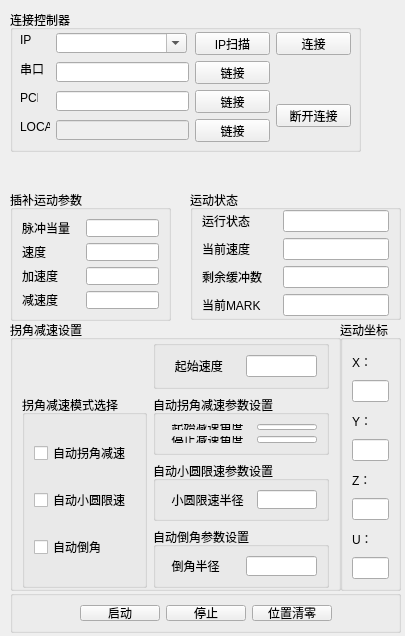
<?xml version="1.0" encoding="UTF-8"?>
<ui version="4.0">
 <class>Form</class>
 <widget class="QWidget" name="Form">
  <property name="geometry">
   <rect>
    <x>0</x>
    <y>0</y>
    <width>405</width>
    <height>636</height>
   </rect>
  </property>
  <property name="windowTitle">
   <string>Form</string>
  </property>
  <widget class="QGroupBox" name="groupBox_10">
   <property name="geometry">
    <rect>
     <x>340</x>
     <y>320</y>
     <width>61</width>
     <height>271</height>
    </rect>
   </property>
   <property name="title">
    <string>运动坐标</string>
   </property>
   <layout class="QVBoxLayout" name="verticalLayout_2">
    <item>
     <widget class="QLabel" name="label_16">
      <property name="text">
       <string>X：</string>
      </property>
     </widget>
    </item>
    <item>
     <widget class="QLineEdit" name="edit_State_X">
      <property name="readOnly">
       <bool>true</bool>
      </property>
     </widget>
    </item>
    <item>
     <widget class="QLabel" name="label_17">
      <property name="text">
       <string>Y：</string>
      </property>
     </widget>
    </item>
    <item>
     <widget class="QLineEdit" name="edit_State_Y">
      <property name="readOnly">
       <bool>true</bool>
      </property>
     </widget>
    </item>
    <item>
     <widget class="QLabel" name="label_18">
      <property name="text">
       <string>Z：</string>
      </property>
     </widget>
    </item>
    <item>
     <widget class="QLineEdit" name="edit_State_Z">
      <property name="readOnly">
       <bool>true</bool>
      </property>
     </widget>
    </item>
    <item>
     <widget class="QLabel" name="label_19">
      <property name="text">
       <string>U：</string>
      </property>
     </widget>
    </item>
    <item>
     <widget class="QLineEdit" name="edit_State_U">
      <property name="readOnly">
       <bool>true</bool>
      </property>
     </widget>
    </item>
   </layout>
  </widget>
  <widget class="QGroupBox" name="groupBox_2">
   <property name="geometry">
    <rect>
     <x>190</x>
     <y>190</y>
     <width>211</width>
     <height>130</height>
    </rect>
   </property>
   <property name="title">
    <string>运动状态</string>
   </property>
   <layout class="QGridLayout" name="gridLayout">
    <property name="topMargin">
     <number>0</number>
    </property>
    <property name="bottomMargin">
     <number>0</number>
    </property>
    <item row="0" column="0">
     <widget class="QLabel" name="label_5">
      <property name="text">
       <string>运行状态        </string>
      </property>
     </widget>
    </item>
    <item row="0" column="1">
     <widget class="QLineEdit" name="edit_State_Run">
      <property name="readOnly">
       <bool>true</bool>
      </property>
     </widget>
    </item>
    <item row="1" column="0">
     <widget class="QLabel" name="label_6">
      <property name="text">
       <string>当前速度</string>
      </property>
     </widget>
    </item>
    <item row="1" column="1">
     <widget class="QLineEdit" name="edit_State_Speed">
      <property name="readOnly">
       <bool>true</bool>
      </property>
     </widget>
    </item>
    <item row="2" column="0">
     <widget class="QLabel" name="label_7">
      <property name="text">
       <string>剩余缓冲数</string>
      </property>
     </widget>
    </item>
    <item row="2" column="1">
     <widget class="QLineEdit" name="edit_State_Rem">
      <property name="readOnly">
       <bool>true</bool>
      </property>
     </widget>
    </item>
    <item row="3" column="0">
     <widget class="QLabel" name="label_8">
      <property name="text">
       <string>当前MARK</string>
      </property>
     </widget>
    </item>
    <item row="3" column="1">
     <widget class="QLineEdit" name="edit_State_Mark">
      <property name="readOnly">
       <bool>true</bool>
      </property>
     </widget>
    </item>
   </layout>
  </widget>
  <widget class="QGroupBox" name="groupBox_11">
   <property name="geometry">
    <rect>
     <x>10</x>
     <y>590</y>
     <width>391</width>
     <height>43</height>
    </rect>
   </property>
   <property name="title">
    <string/>
   </property>
   <layout class="QHBoxLayout" name="horizontalLayout_4">
    <item>
     <spacer name="horizontalSpacer">
      <property name="orientation">
       <enum>Qt::Horizontal</enum>
      </property>
      <property name="sizeHint" stdset="0">
       <size>
        <width>40</width>
        <height>20</height>
       </size>
      </property>
     </spacer>
    </item>
    <item>
     <widget class="QPushButton" name="btn_Run">
      <property name="text">
       <string>启动</string>
      </property>
     </widget>
    </item>
    <item>
     <widget class="QPushButton" name="btn_Stop">
      <property name="text">
       <string>停止</string>
      </property>
     </widget>
    </item>
    <item>
     <widget class="QPushButton" name="btn_clear">
      <property name="text">
       <string>位置清零</string>
      </property>
     </widget>
    </item>
    <item>
     <spacer name="horizontalSpacer_2">
      <property name="orientation">
       <enum>Qt::Horizontal</enum>
      </property>
      <property name="sizeHint" stdset="0">
       <size>
        <width>40</width>
        <height>20</height>
       </size>
      </property>
     </spacer>
    </item>
   </layout>
  </widget>
  <widget class="QGroupBox" name="groupBox_4">
   <property name="geometry">
    <rect>
     <x>10</x>
     <y>190</y>
     <width>161</width>
     <height>131</height>
    </rect>
   </property>
   <property name="title">
    <string>插补运动参数</string>
   </property>
   <layout class="QFormLayout" name="formLayout">
    <item row="0" column="0">
     <widget class="QLabel" name="label_14">
      <property name="text">
       <string>脉冲当量   </string>
      </property>
     </widget>
    </item>
    <item row="0" column="1">
     <widget class="QLineEdit" name="edit_Units"/>
    </item>
    <item row="1" column="0">
     <widget class="QLabel" name="label_2">
      <property name="text">
       <string>速度</string>
      </property>
     </widget>
    </item>
    <item row="1" column="1">
     <widget class="QLineEdit" name="edit_Speed"/>
    </item>
    <item row="2" column="0">
     <widget class="QLabel" name="label_3">
      <property name="text">
       <string>加速度</string>
      </property>
     </widget>
    </item>
    <item row="2" column="1">
     <widget class="QLineEdit" name="edit_Accel"/>
    </item>
    <item row="3" column="0">
     <widget class="QLabel" name="label_4">
      <property name="text">
       <string>减速度</string>
      </property>
     </widget>
    </item>
    <item row="3" column="1">
     <widget class="QLineEdit" name="edit_Decel"/>
    </item>
   </layout>
  </widget>
  <widget class="QGroupBox" name="groupBox">
   <property name="geometry">
    <rect>
     <x>10</x>
     <y>10</y>
     <width>351</width>
     <height>142</height>
    </rect>
   </property>
   <property name="sizePolicy">
    <sizepolicy hsizetype="Preferred" vsizetype="Fixed">
     <horstretch>0</horstretch>
     <verstretch>0</verstretch>
    </sizepolicy>
   </property>
   <property name="title">
    <string>连接控制器</string>
   </property>
   <widget class="QLabel" name="label">
    <property name="geometry">
     <rect>
      <x>10</x>
      <y>22</y>
      <width>16</width>
      <height>16</height>
     </rect>
    </property>
    <property name="sizePolicy">
     <sizepolicy hsizetype="Fixed" vsizetype="Preferred">
      <horstretch>0</horstretch>
      <verstretch>0</verstretch>
     </sizepolicy>
    </property>
    <property name="text">
     <string>IP</string>
    </property>
   </widget>
   <widget class="QComboBox" name="comboBox">
    <property name="geometry">
     <rect>
      <x>46</x>
      <y>23</y>
      <width>131</width>
      <height>20</height>
     </rect>
    </property>
    <property name="sizePolicy">
     <sizepolicy hsizetype="Fixed" vsizetype="Fixed">
      <horstretch>0</horstretch>
      <verstretch>0</verstretch>
     </sizepolicy>
    </property>
    <property name="editable">
     <bool>true</bool>
    </property>
    <property name="currentText">
     <string/>
    </property>
   </widget>
   <widget class="QPushButton" name="btn_close">
    <property name="geometry">
     <rect>
      <x>266</x>
      <y>94</y>
      <width>75</width>
      <height>23</height>
     </rect>
    </property>
    <property name="sizePolicy">
     <sizepolicy hsizetype="Fixed" vsizetype="Fixed">
      <horstretch>0</horstretch>
      <verstretch>0</verstretch>
     </sizepolicy>
    </property>
    <property name="text">
     <string>断开连接</string>
    </property>
   </widget>
   <widget class="QPushButton" name="btn_open">
    <property name="geometry">
     <rect>
      <x>266</x>
      <y>22</y>
      <width>75</width>
      <height>23</height>
     </rect>
    </property>
    <property name="sizePolicy">
     <sizepolicy hsizetype="Fixed" vsizetype="Fixed">
      <horstretch>0</horstretch>
      <verstretch>0</verstretch>
     </sizepolicy>
    </property>
    <property name="text">
     <string>连接</string>
    </property>
   </widget>
   <widget class="QPushButton" name="btn_ip_scan">
    <property name="geometry">
     <rect>
      <x>185</x>
      <y>22</y>
      <width>75</width>
      <height>23</height>
     </rect>
    </property>
    <property name="text">
     <string>IP扫描</string>
    </property>
   </widget>
   <widget class="QPushButton" name="btn_com">
    <property name="geometry">
     <rect>
      <x>185</x>
      <y>51</y>
      <width>75</width>
      <height>23</height>
     </rect>
    </property>
    <property name="text">
     <string>链接</string>
    </property>
   </widget>
   <widget class="QLabel" name="label_24">
    <property name="geometry">
     <rect>
      <x>10</x>
      <y>109</y>
      <width>30</width>
      <height>16</height>
     </rect>
    </property>
    <property name="text">
     <string>LOCAL</string>
    </property>
   </widget>
   <widget class="QPushButton" name="btn_pci">
    <property name="geometry">
     <rect>
      <x>185</x>
      <y>80</y>
      <width>75</width>
      <height>23</height>
     </rect>
    </property>
    <property name="text">
     <string>链接</string>
    </property>
   </widget>
   <widget class="QLabel" name="label_22">
    <property name="geometry">
     <rect>
      <x>10</x>
      <y>80</y>
      <width>18</width>
      <height>16</height>
     </rect>
    </property>
    <property name="text">
     <string>PCI</string>
    </property>
   </widget>
   <widget class="QLineEdit" name="edit_pci">
    <property name="geometry">
     <rect>
      <x>46</x>
      <y>81</y>
      <width>133</width>
      <height>20</height>
     </rect>
    </property>
   </widget>
   <widget class="QLabel" name="label_23">
    <property name="geometry">
     <rect>
      <x>10</x>
      <y>51</y>
      <width>24</width>
      <height>16</height>
     </rect>
    </property>
    <property name="text">
     <string>串口</string>
    </property>
   </widget>
   <widget class="QLineEdit" name="edit_local">
    <property name="enabled">
     <bool>false</bool>
    </property>
    <property name="geometry">
     <rect>
      <x>46</x>
      <y>110</y>
      <width>133</width>
      <height>20</height>
     </rect>
    </property>
   </widget>
   <widget class="QLineEdit" name="edit_com">
    <property name="geometry">
     <rect>
      <x>46</x>
      <y>52</y>
      <width>133</width>
      <height>20</height>
     </rect>
    </property>
   </widget>
   <widget class="QPushButton" name="btn_local">
    <property name="geometry">
     <rect>
      <x>185</x>
      <y>109</y>
      <width>75</width>
      <height>23</height>
     </rect>
    </property>
    <property name="text">
     <string>链接</string>
    </property>
   </widget>
  </widget>
  <widget class="QGroupBox" name="groupBox_9">
   <property name="geometry">
    <rect>
     <x>10</x>
     <y>320</y>
     <width>331</width>
     <height>271</height>
    </rect>
   </property>
   <property name="title">
    <string>拐角减速设置</string>
   </property>
   <layout class="QGridLayout" name="gridLayout_2">
    <property name="topMargin">
     <number>0</number>
    </property>
    <property name="bottomMargin">
     <number>0</number>
    </property>
    <item row="2" column="1">
     <widget class="QGroupBox" name="groupBox_5">
      <property name="title">
       <string>自动小圆限速参数设置</string>
      </property>
      <layout class="QHBoxLayout" name="horizontalLayout_3">
       <item>
        <widget class="QLabel" name="label_11">
         <property name="text">
          <string>  小圆限速半径  </string>
         </property>
        </widget>
       </item>
       <item>
        <widget class="QLineEdit" name="edit_XiaoR"/>
       </item>
      </layout>
     </widget>
    </item>
    <item row="1" column="1">
     <widget class="QGroupBox" name="groupBox_8">
      <property name="title">
       <string>自动拐角减速参数设置</string>
      </property>
      <layout class="QFormLayout" name="formLayout_2">
       <item row="0" column="0">
        <widget class="QLabel" name="label_12">
         <property name="text">
          <string>  起始减速角度 </string>
         </property>
        </widget>
       </item>
       <item row="0" column="1">
        <widget class="QLineEdit" name="edit_StartAngle"/>
       </item>
       <item row="1" column="0">
        <widget class="QLabel" name="label_13">
         <property name="text">
          <string>  停止减速角度  </string>
         </property>
        </widget>
       </item>
       <item row="1" column="1">
        <widget class="QLineEdit" name="edit_EndAngle"/>
       </item>
      </layout>
     </widget>
    </item>
    <item row="3" column="1">
     <widget class="QGroupBox" name="groupBox_6">
      <property name="title">
       <string>自动倒角参数设置</string>
      </property>
      <layout class="QHBoxLayout" name="horizontalLayout_2">
       <item>
        <widget class="QLabel" name="label_10">
         <property name="text">
          <string>  倒角半径      </string>
         </property>
        </widget>
       </item>
       <item>
        <widget class="QLineEdit" name="edit_DaoR"/>
       </item>
      </layout>
     </widget>
    </item>
    <item row="1" column="0" rowspan="3">
     <widget class="QGroupBox" name="groupBox_3">
      <property name="title">
       <string>拐角减速模式选择</string>
      </property>
      <layout class="QVBoxLayout" name="verticalLayout">
       <item>
        <widget class="QCheckBox" name="checkBox_Angle">
         <property name="text">
          <string>自动拐角减速</string>
         </property>
        </widget>
       </item>
       <item>
        <widget class="QCheckBox" name="checkBox_XiaoR">
         <property name="text">
          <string>自动小圆限速</string>
         </property>
        </widget>
       </item>
       <item>
        <widget class="QCheckBox" name="checkBox_DaoR">
         <property name="text">
          <string>自动倒角</string>
         </property>
        </widget>
       </item>
      </layout>
     </widget>
    </item>
    <item row="0" column="0">
     <widget class="QLabel" name="label_15">
      <property name="text">
       <string/>
      </property>
     </widget>
    </item>
    <item row="0" column="1">
     <widget class="QGroupBox" name="groupBox_7">
      <property name="title">
       <string/>
      </property>
      <layout class="QHBoxLayout" name="horizontalLayout">
       <item>
        <widget class="QLabel" name="label_9">
         <property name="text">
          <string>   起始速度     </string>
         </property>
        </widget>
       </item>
       <item>
        <widget class="QLineEdit" name="edit_LSpeed"/>
       </item>
      </layout>
     </widget>
    </item>
   </layout>
  </widget>
 </widget>
 <resources/>
 <connections/>
</ui>
